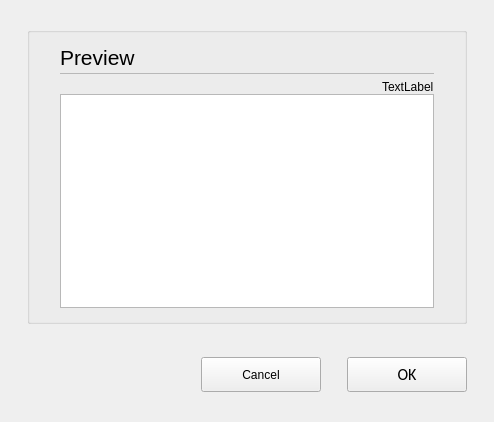
<?xml version="1.0" encoding="UTF-8"?>
<ui version="4.0">
 <class>C_SdCodeGenerationDialog</class>
 <widget class="QWidget" name="C_SdCodeGenerationDialog">
  <property name="geometry">
   <rect>
    <x>0</x>
    <y>0</y>
    <width>494</width>
    <height>422</height>
   </rect>
  </property>
  <property name="windowTitle">
   <string>C_SdCodeGenerationDialog</string>
  </property>
  <layout class="QVBoxLayout" name="verticalLayout">
   <property name="leftMargin">
    <number>27</number>
   </property>
   <property name="topMargin">
    <number>27</number>
   </property>
   <property name="rightMargin">
    <number>27</number>
   </property>
   <property name="bottomMargin">
    <number>0</number>
   </property>
   <item>
    <widget class="stw::opensyde_gui_elements::C_OgeGbx" name="pc_GroupBoxGeneral_5">
     <property name="title">
      <string/>
     </property>
     <layout class="QVBoxLayout" name="verticalLayout_7">
      <property name="spacing">
       <number>0</number>
      </property>
      <property name="leftMargin">
       <number>30</number>
      </property>
      <property name="rightMargin">
       <number>30</number>
      </property>
      <property name="bottomMargin">
       <number>13</number>
      </property>
      <item>
       <layout class="QHBoxLayout" name="horizontalLayout_8" stretch="0,1">
        <property name="spacing">
         <number>6</number>
        </property>
        <item>
         <widget class="stw::opensyde_gui_elements::C_OgeLabContextMenuBase" name="pc_LabelHeading">
          <property name="styleRole" stdset="0">
           <string>heading-group-bold</string>
          </property>
          <property name="minimumSize">
           <size>
            <width>0</width>
            <height>30</height>
           </size>
          </property>
          <property name="maximumSize">
           <size>
            <width>16777215</width>
            <height>30</height>
           </size>
          </property>
          <property name="font">
           <font>
            <family>Segoe UI</family>
            <pointsize>16</pointsize>
           </font>
          </property>
          <property name="text">
           <string>Preview</string>
          </property>
         </widget>
        </item>
        <item>
         <spacer name="horizontalSpacer_11">
          <property name="orientation">
           <enum>Qt::Horizontal</enum>
          </property>
          <property name="sizeHint" stdset="0">
           <size>
            <width>40</width>
            <height>1</height>
           </size>
          </property>
         </spacer>
        </item>
       </layout>
      </item>
      <item>
       <layout class="QHBoxLayout" name="horizontalLayout_21" stretch="0">
        <property name="spacing">
         <number>0</number>
        </property>
        <property name="topMargin">
         <number>1</number>
        </property>
        <property name="rightMargin">
         <number>0</number>
        </property>
        <property name="bottomMargin">
         <number>0</number>
        </property>
        <item>
         <widget class="stw::opensyde_gui_elements::C_OgeFraSeparator" name="pc_Frame_4">
          <property name="minimumSize">
           <size>
            <width>0</width>
            <height>1</height>
           </size>
          </property>
          <property name="maximumSize">
           <size>
            <width>16777215</width>
            <height>1</height>
           </size>
          </property>
          <property name="frameShape">
           <enum>QFrame::StyledPanel</enum>
          </property>
          <property name="frameShadow">
           <enum>QFrame::Raised</enum>
          </property>
         </widget>
        </item>
       </layout>
      </item>
      <item>
       <spacer name="verticalSpacer_7">
        <property name="orientation">
         <enum>Qt::Vertical</enum>
        </property>
        <property name="sizeType">
         <enum>QSizePolicy::Fixed</enum>
        </property>
        <property name="sizeHint" stdset="0">
         <size>
          <width>6</width>
          <height>6</height>
         </size>
        </property>
       </spacer>
      </item>
      <item>
       <layout class="QHBoxLayout" name="horizontalLayout_10">
        <item>
         <spacer name="horizontalSpacer_2">
          <property name="orientation">
           <enum>Qt::Horizontal</enum>
          </property>
          <property name="sizeHint" stdset="0">
           <size>
            <width>1</width>
            <height>10</height>
           </size>
          </property>
         </spacer>
        </item>
        <item>
         <widget class="stw::opensyde_gui_elements::C_OgeLabToolTipBase" name="pc_SelectionLabel">
          <property name="styleRole" stdset="0">
           <string>group-item</string>
          </property>
          <property name="text">
           <string>TextLabel</string>
          </property>
         </widget>
        </item>
       </layout>
      </item>
      <item>
       <widget class="stw::opensyde_gui_elements::C_OgeTreeViewCheckable" name="pc_TreeView"/>
      </item>
     </layout>
    </widget>
   </item>
   <item>
    <spacer name="verticalSpacer_8">
     <property name="orientation">
      <enum>Qt::Vertical</enum>
     </property>
     <property name="sizeType">
      <enum>QSizePolicy::Fixed</enum>
     </property>
     <property name="sizeHint" stdset="0">
      <size>
       <width>20</width>
       <height>27</height>
      </size>
     </property>
    </spacer>
   </item>
   <item>
    <layout class="QHBoxLayout" name="horizontalLayout_22">
     <item>
      <spacer name="horizontalSpacer_9">
       <property name="orientation">
        <enum>Qt::Horizontal</enum>
       </property>
       <property name="sizeHint" stdset="0">
        <size>
         <width>40</width>
         <height>20</height>
        </size>
       </property>
      </spacer>
     </item>
     <item>
      <widget class="stw::opensyde_gui_elements::C_OgePubCancel" name="pc_PushButtonCancel">
       <property name="minimumSize">
        <size>
         <width>120</width>
         <height>35</height>
        </size>
       </property>
       <property name="maximumSize">
        <size>
         <width>120</width>
         <height>35</height>
        </size>
       </property>
       <property name="text">
        <string>Cancel</string>
       </property>
      </widget>
     </item>
     <item>
      <spacer name="horizontalSpacer">
       <property name="orientation">
        <enum>Qt::Horizontal</enum>
       </property>
       <property name="sizeType">
        <enum>QSizePolicy::Fixed</enum>
       </property>
       <property name="sizeHint" stdset="0">
        <size>
         <width>20</width>
         <height>20</height>
        </size>
       </property>
      </spacer>
     </item>
     <item>
      <widget class="stw::opensyde_gui_elements::C_OgePubDialog" name="pc_PushButtonOk">
       <property name="minimumSize">
        <size>
         <width>120</width>
         <height>35</height>
        </size>
       </property>
       <property name="maximumSize">
        <size>
         <width>120</width>
         <height>35</height>
        </size>
       </property>
       <property name="font">
        <font>
         <family>Calibri</family>
         <pointsize>12</pointsize>
        </font>
       </property>
       <property name="text">
        <string>OK</string>
       </property>
      </widget>
     </item>
    </layout>
   </item>
   <item>
    <spacer name="pc_VerticalSpacerButtonsObove">
     <property name="orientation">
      <enum>Qt::Vertical</enum>
     </property>
     <property name="sizeType">
      <enum>QSizePolicy::Fixed</enum>
     </property>
     <property name="sizeHint" stdset="0">
      <size>
       <width>20</width>
       <height>30</height>
      </size>
     </property>
    </spacer>
   </item>
  </layout>
 </widget>
 <customwidgets>
  <customwidget>
   <class>stw::opensyde_gui_elements::C_OgeFraSeparator</class>
   <extends>QFrame</extends>
   <header>C_OgeFraSeparator.hpp</header>
   <container>1</container>
  </customwidget>
  <customwidget>
   <class>stw::opensyde_gui_elements::C_OgeLabContextMenuBase</class>
   <extends>QLabel</extends>
   <header>C_OgeLabContextMenuBase.hpp</header>
  </customwidget>
  <customwidget>
   <class>stw::opensyde_gui_elements::C_OgePubDialog</class>
   <extends>QPushButton</extends>
   <header>C_OgePubDialog.hpp</header>
  </customwidget>
  <customwidget>
   <class>stw::opensyde_gui_elements::C_OgeGbx</class>
   <extends>QGroupBox</extends>
   <header>C_OgeGbx.hpp</header>
   <container>1</container>
  </customwidget>
  <customwidget>
   <class>stw::opensyde_gui_elements::C_OgePubCancel</class>
   <extends>QPushButton</extends>
   <header>C_OgePubCancel.hpp</header>
  </customwidget>
  <customwidget>
   <class>stw::opensyde_gui_elements::C_OgeLabToolTipBase</class>
   <extends>QLabel</extends>
   <header>C_OgeLabToolTipBase.hpp</header>
  </customwidget>
  <customwidget>
   <class>stw::opensyde_gui_elements::C_OgeTreeViewCheckable</class>
   <extends>QTreeView</extends>
   <header>C_OgeTreeViewCheckable.hpp</header>
  </customwidget>
 </customwidgets>
 <resources/>
 <connections/>
</ui>
